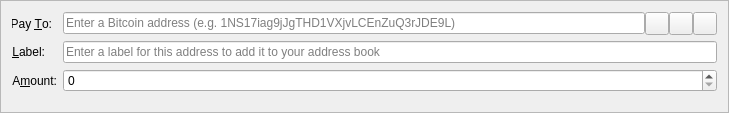
<?xml version="1.0" encoding="UTF-8"?>
<ui version="4.0">
 <class>SendCoinsEntry</class>
 <widget class="QFrame" name="SendCoinsEntry">
  <property name="geometry">
   <rect>
    <x>0</x>
    <y>0</y>
    <width>729</width>
    <height>113</height>
   </rect>
  </property>
  <property name="windowTitle">
   <string>Form</string>
  </property>
  <property name="frameShape">
   <enum>QFrame::StyledPanel</enum>
  </property>
  <property name="frameShadow">
   <enum>QFrame::Sunken</enum>
  </property>
  <layout class="QFormLayout" name="formLayout">
   <property name="fieldGrowthPolicy">
    <enum>QFormLayout::AllNonFixedFieldsGrow</enum>
   </property>
   <item row="0" column="0">
    <widget class="QLabel" name="label_2">
     <property name="text">
      <string>Pay &amp;To:</string>
     </property>
     <property name="alignment">
      <set>Qt::AlignRight|Qt::AlignTrailing|Qt::AlignVCenter</set>
     </property>
     <property name="buddy">
      <cstring>payTo</cstring>
     </property>
    </widget>
   </item>
   <item row="0" column="1">
    <layout class="QHBoxLayout" name="payToLayout">
     <property name="spacing">
      <number>0</number>
     </property>
     <item>
      <widget class="QValidatedLineEdit" name="payTo">
       <property name="toolTip">
        <string>The address to send the payment to  (e.g. 4Zo1ga6xuKuQ7JV7M9rGDoxdbYwV5zgQJ5)</string>
       </property>
       <property name="maxLength">
        <number>34</number>
       </property>
       <property name="placeholderText">
        <string>Enter a Bitcoin address (e.g. 1NS17iag9jJgTHD1VXjvLCEnZuQ3rJDE9L)</string>
       </property>
      </widget>
     </item>
     <item>
      <widget class="QToolButton" name="addressBookButton">
       <property name="toolTip">
        <string>Choose address from address book</string>
       </property>
       <property name="text">
        <string/>
       </property>
       <property name="icon">
        <iconset resource="../magi.qrc">
         <normaloff>:/icons/address-book</normaloff>:/icons/address-book</iconset>
       </property>
       <property name="shortcut">
        <string>Alt+A</string>
       </property>
      </widget>
     </item>
     <item>
      <widget class="QToolButton" name="pasteButton">
       <property name="toolTip">
        <string>Paste address from clipboard</string>
       </property>
       <property name="text">
        <string/>
       </property>
       <property name="icon">
        <iconset resource="../magi.qrc">
         <normaloff>:/icons/editpaste</normaloff>:/icons/editpaste</iconset>
       </property>
       <property name="shortcut">
        <string>Alt+P</string>
       </property>
      </widget>
     </item>
     <item>
      <widget class="QToolButton" name="deleteButton">
       <property name="toolTip">
        <string>Remove this recipient</string>
       </property>
       <property name="text">
        <string/>
       </property>
       <property name="icon">
        <iconset resource="../magi.qrc">
         <normaloff>:/icons/remove</normaloff>:/icons/remove</iconset>
       </property>
      </widget>
     </item>
    </layout>
   </item>
   <item row="1" column="0">
    <widget class="QLabel" name="label_4">
     <property name="text">
      <string>&amp;Label:</string>
     </property>
     <property name="alignment">
      <set>Qt::AlignRight|Qt::AlignTrailing|Qt::AlignVCenter</set>
     </property>
     <property name="buddy">
      <cstring>addAsLabel</cstring>
     </property>
    </widget>
   </item>
   <item row="1" column="1">
    <layout class="QHBoxLayout" name="horizontalLayout_2">
     <property name="spacing">
      <number>0</number>
     </property>
     <item>
      <widget class="QValidatedLineEdit" name="addAsLabel">
       <property name="enabled">
        <bool>true</bool>
       </property>
       <property name="toolTip">
        <string>Enter a label for this address to add it to your address book</string>
       </property>
       <property name="placeholderText">
        <string>Enter a label for this address to add it to your address book</string>
       </property>
      </widget>
     </item>
    </layout>
   </item>
   <item row="2" column="0">
    <widget class="QLabel" name="label">
     <property name="text">
      <string>A&amp;mount:</string>
     </property>
     <property name="alignment">
      <set>Qt::AlignRight|Qt::AlignTrailing|Qt::AlignVCenter</set>
     </property>
     <property name="buddy">
      <cstring>payAmount</cstring>
     </property>
    </widget>
   </item>
   <item row="2" column="1">
    <widget class="BitcoinAmountField" name="payAmount"/>
   </item>
  </layout>
 </widget>
 <customwidgets>
  <customwidget>
   <class>BitcoinAmountField</class>
   <extends>QSpinBox</extends>
   <header>magiamountfield.h</header>
   <container>1</container>
  </customwidget>
  <customwidget>
   <class>QValidatedLineEdit</class>
   <extends>QLineEdit</extends>
   <header>qvalidatedlineedit.h</header>
  </customwidget>
 </customwidgets>
 <resources>
  <include location="../magi.qrc"/>
 </resources>
 <connections/>
</ui>
